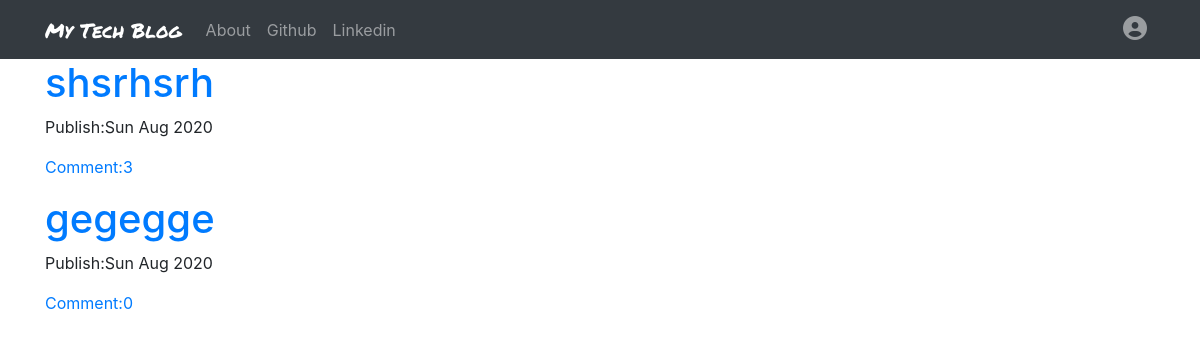
The page / on the database its author committed.
### blog/models.py (models this page shows, shortened)
class Post(models.Model):
    author = models.ForeignKey('auth.User', on_delete=models.CASCADE)
    title = models.CharField(max_length=200)
    text = models.TextField(max_length=200)
    create_date = models.DateTimeField(default=timezone.now)
    publish_date = models.DateTimeField(blank=True, null=True)
    def approve_comment(self):
        return self.comments.filter(approve_comment=True)

### blog/views.py (the view)
# urls.py: path('', views.PostListView.as_view(), name='post_list'),
class PostListView(ListView):
    model = Post
    def get_queryset(self):
        return Post.objects.filter(publish_date__lte=timezone.now()).order_by('publish_date')

### blog/templates/blog/post_list.html (shortened to what this page needs)
{% extends 'base.html' %}
{% block block_content %}
    <div class="centerstage">
        {% for post in post_list %}
            <h1><a href="{% url 'post_detail' pk=post.pk %}">{{ post.title }}</a></h1>
            <p>Publish:{{ post.publish_date|date:'D M Y' }}</p>
            <p><a href="{% url 'post_detail' pk=post.pk %}">Comment:{{ post.approve_comment.count }}</a></p>
        {% endfor %}
    </div>
{% endblock %}

### blog/static/css/style.css (style rules this page uses)
.centerstage { margin: auto; }

### rows shown on the page
Post: title "shsrhsrh", publish_date "Sun Aug 2020", approve_comment.count "3"
Post: title "gegegge", publish_date "Sun Aug 2020", approve_comment.count "0"
